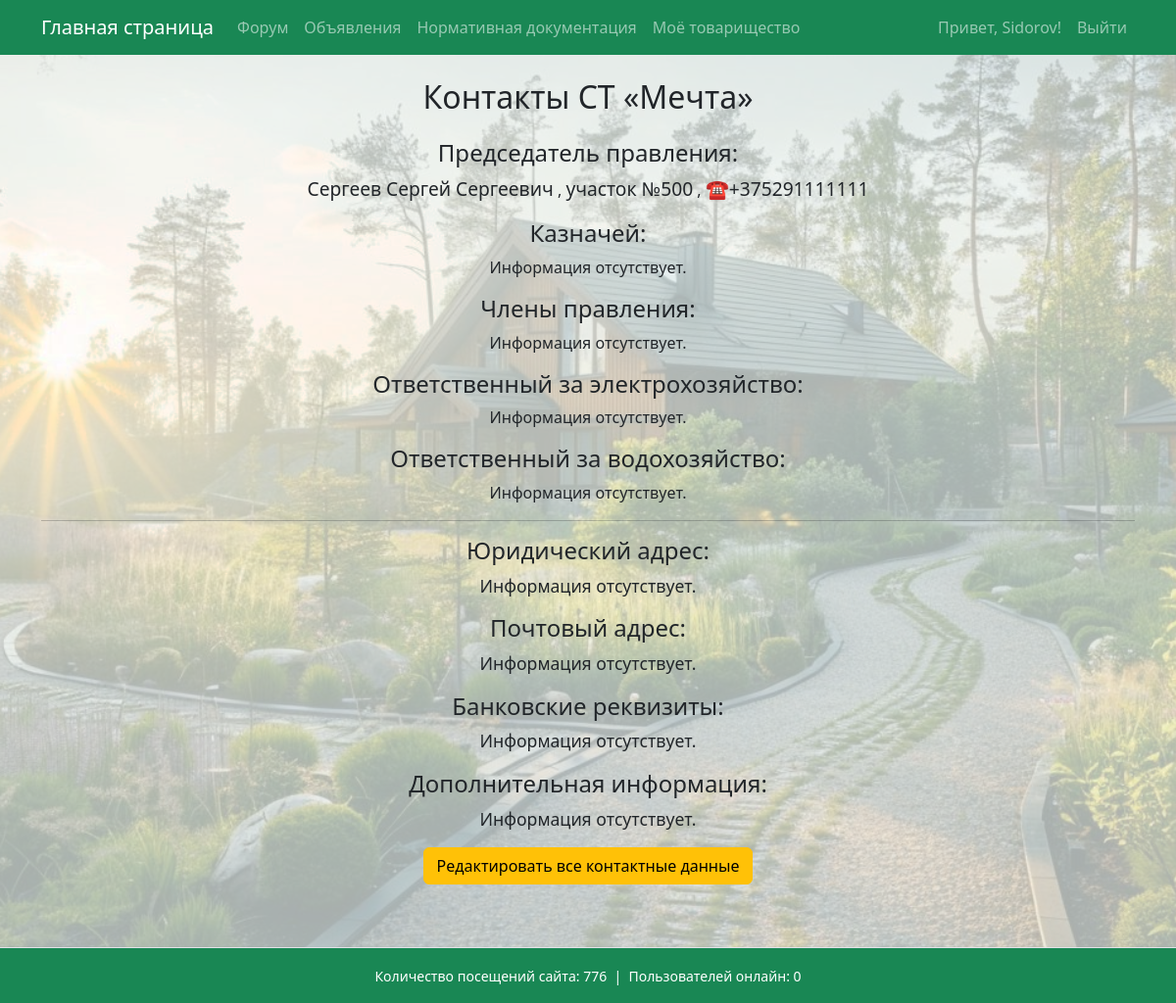
Screenshot of /my_community/contacts/ (signed in) with the database file from the repository.
### garden/models.py (models this page shows, shortened)
class Community(models.Model):
    name = models.CharField(max_length=100)
    description = models.TextField(blank=True)
    legal_address = models.TextField("Юридический адрес", blank=True, null=True)
    postal_address = models.TextField("Почтовый адрес", blank=True, null=True)
    bank_details = models.TextField("Банковские реквизиты", blank=True, null=True)
    additional_info = models.TextField("Дополнительная информация", blank=True, null=True)

class BoardMember(models.Model):
    user = models.OneToOneField(User, on_delete=models.CASCADE, null=True, blank=True, related_name='board_member')
    ROLE_CHOICES = [
        ('chairman', 'Председатель правления'),
        ('treasurer', 'Казначей'),
        ('board_member', 'Член правления'),
        ('electricity_manager', 'Ответственный за электрохозяйство'),
        ('water_manager', 'Ответственный за водохозяйство'),
    ]
    community = models.ForeignKey(Community, on_delete=models.CASCADE, related_name='board_members')
    role = models.CharField(max_length=32, choices=ROLE_CHOICES)
    full_name = models.CharField(max_length=255, null=True, blank=True)
    plot_number = models.IntegerField(null=True, blank=True)
    phone = models.CharField(max_length=20, null=True, blank=True)

### garden/views.py (the view)
# urls.py: path('my_community/contacts/', views.contacts_view, name='community_contacts'),
@login_required
def contacts_view(request):
    community = request.user.profile.community
    contacts = {
        'chairman': community.board_members.filter(role='chairman').first(),
        'treasurer': community.board_members.filter(role='treasurer').first(),
        'board_members': community.board_members.filter(role='board_member'),
        'electricity_manager': community.board_members.filter(role='electricity_manager').first(),
        'water_manager': community.board_members.filter(role='water_manager').first(),
    }
    return render(request, 'contacts.html', {
        'community': community,
        'contacts': contacts,
    })

### garden/context_processors.py (called while the page is built)
def total_visits_processor(request):
    counter, created = PageVisit.objects.get_or_create(page_name='main_page')
    return {
        'total_visits': counter.visits
    }

def online_users_processor(request):
    now = timezone.now()
    active_threshold = now - timedelta(seconds=40)  # считаем активными за последние 40 секунд
    online_count = Profile.objects.filter(last_seen__gte=active_threshold).count()
    return {'online_users': online_count}

### garden/templates/contacts.html (shortened to what this page needs)
{% extends 'base.html' %}
{% block content %}
<div class="text-center">
  <h2 class="mb-4">Контакты СТ «{{ community.name }}»</h2>
  <h4>Председатель правления:</h4>
  {% if contacts.chairman %}
    {% if contacts.chairman.full_name or contacts.chairman.plot_number or contacts.chairman.phone %}
      <p>
        {% if contacts.chairman.full_name %}
          <span class="contact-info">{{ contacts.chairman.full_name }}</span>
        {% endif %}
        {% if contacts.chairman.plot_number %}
          , <span class="contact-info">участок №{{ contacts.chairman.plot_number }}</span>
        {% endif %}
        {% if contacts.chairman.phone %}
          , <span class="contact-info">☎{{ contacts.chairman.phone }}</span>
        {% endif %}
      </p>
    {% else %}
      <p>Информация отсутствует.</p>
    {% endif %}
  {% else %}
    <p>Информация отсутствует.</p>
  {% endif %}
  <h4>Казначей:</h4>
  {% if contacts.treasurer %}
    {% if contacts.treasurer.full_name or contacts.treasurer.plot_number or contacts.treasurer.phone %}
      <p>
        {% if contacts.treasurer.full_name %}
          <span class="contact-info">{{ contacts.treasurer.full_name }}</span>
        {% endif %}
        {% if contacts.treasurer.plot_number %}
          , <span class="contact-info">участок №{{ contacts.treasurer.plot_number }}</span>
        {% endif %}
        {% if contacts.treasurer.phone %}
          , <span class="contact-info">☎{{ contacts.treasurer.phone }}</span>
        {% endif %}
      </p>
    {% else %}
      <p>Информация отсутствует.</p>
    {% endif %}
  {% else %}
    <p>Информация отсутствует.</p>
  {% endif %}
  <h4>Члены правления:</h4>
  {% if contacts.board_members %}
    <ul class="list-unstyled">
      {% for member in contacts.board_members %}
        {% if member.full_name or member.plot_number or member.phone %}
          <li>
            {% if member.full_name %}
              <span class="contact-info">{{ member.full_name }}</span>
            {% endif %}
            {% if member.plot_number %}
              , <span class="contact-info">участок №{{ member.plot_number }}</span>
            {% endif %}
            {% if member.phone %}
              , <span class="contact-info">☎{{ member.phone }}</span>
            {% endif %}
          </li>
        {% endif %}
      {% endfor %}
    </ul>
  {% else %}
    <p>Информация отсутствует.</p>
  {% endif %}
  <h4>Ответственный за электрохозяйство:</h4>
  {% if contacts.electricity_manager %}
    {% if contacts.electricity_manager.full_name or contacts.electricity_manager.plot_number or contacts.electricity_manager.phone %}
      <p>
        {% if contacts.electricity_manager.full_name %}
          <span class="contact-info">{{ contacts.electricity_manager.full_name }}</span>
        {% endif %}
        {% if contacts.electricity_manager.plot_number %}
          , <span class="contact-info">участок №{{ contacts.electricity_manager.plot_number }}</span>
        {% endif %}
        {% if contacts.electricity_manager.phone %}
          , <span class="contact-info">☎{{ contacts.electricity_manager.phone }}</span>
        {% endif %}
      </p>
    {% else %}
      <p>Информация отсутствует.</p>
    {% endif %}
  {% else %}
    <p>Информация отсутствует.</p>
  {% endif %}
  <h4>Ответственный за водохозяйство:</h4>
  {% if contacts.water_manager %}
    {% if contacts.water_manager.full_name or contacts.water_manager.plot_number or contacts.water_manager.phone %}
      <p>
        {% if contacts.water_manager.full_name %}
          <span class="contact-info">{{ contacts.water_manager.full_name }}</span>
        {% endif %}
        {% if contacts.water_manager.plot_number %}
          , <span class="contact-info">участок №{{ contacts.water_manager.plot_number }}</span>
        {% endif %}
        {% if contacts.water_manager.phone %}
          , <span class="contact-info">☎{{ contacts.water_manager.phone }}</span>
        {% endif %}
      </p>
    {% else %}
      <p>Информация отсутствует.</p>
    {% endif %}
  {% else %}
    <p>Информация отсутствует.</p>
  {% endif %}
  <hr>
  <div class="text-center large-font">
  <h4>Юридический адрес:</h4>
  {% if community.legal_address %}
    <p>{{ community.legal_address|linebreaks }}</p>
  {% else %}
    <p>Информация отсутствует.</p>
  {% endif %}
  <h4>Почтовый адрес:</h4>
  {% if community.postal_address %}
    <p>{{ community.postal_address|linebreaks }}</p>
  {% else %}
    <p>Информация отсутствует.</p>
  {% endif %}
  <h4>Банковские реквизиты:</h4>
  {% if community.bank_details %}
    <p>{{ community.bank_details|linebreaks }}</p>
  {% else %}
    <p>Информация отсутствует.</p>
  {% endif %}
  <h4>Дополнительная информация:</h4>
  {% if community.additional_info %}
    <p class="large-font">{{ community.additional_info|linebreaks }}</p>
  {% else %}
    <p>Информация отсутствует.</p>
  {% endif %}
  </div>
   {% if user.profile.role == 'chairman' %}
  <p class="mb-4">
    <a href="{% url 'community_contacts_edit_all' %}" class="btn btn-warning mb-3">Редактировать все контактные данные</a>
  </p>
  {% elif user.profile.role == 'board_member' %}
  <p class="mb-4">
    <a href="{% url 'community_contact_edit' %}" class="btn btn-warning mb-3">Редактировать контактную информацию</a>
  </p>
  {% endif %}
</div>
{% endblock %}

### templates/base.html (shortened to what this page needs)
<!DOCTYPE html>
<html lang="ru">
<head>
    <link rel="stylesheet" href="https://cdn.jsdelivr.net/npm/bootstrap@5.3.0/dist/css/bootstrap.min.css">
</head>
<body>
    <div class="page-container">
        <nav class="navbar navbar-expand-lg navbar-dark bg-success mb-4">
            <div class="container">
                <a class="navbar-brand" href="{% url 'main_page' %}">Главная страница</a>
                <div class="collapse navbar-collapse" id="navbarSupportedContent">
                    <ul class="navbar-nav me-auto mb-2 mb-lg-0">
                        <li class="nav-item"><a class="nav-link" href="{% url 'forum' %}">Форум</a></li>
                        <li class="nav-item"><a class="nav-link" href="{% url 'ads' %}">Объявления</a></li>
                        <li class="nav-item"><a class="nav-link" href="https://strb.by/" target="_blank" rel="noopener noreferrer">Нормативная документация</a></li>
                        <li class="nav-item"><a class="nav-link" href="{% url 'my_community' %}">Моё товарищество</a></li>
                    </ul>
                    <ul class="navbar-nav ms-auto mb-2 mb-lg-0">
                        {% if user.is_authenticated %}
                            <li class="nav-item">
                                <span class="nav-link">Привет, {{ user.username }}!</span>
                            </li>
                            <li class="nav-item">
                                <a class="nav-link" href="#" onclick="event.preventDefault(); document.getElementById('logout-form').submit();">
                                    Выйти
                                </a>
                            </li>
                        {% else %}
                            <li class="nav-item"><a class="nav-link" href="{% url 'login' %}">Войти</a></li>
                        {% endif %}
                    </ul>
                </div>
            </div>
        </nav>
        <main class="content-wrap container">
            {% block content %}
            {% endblock %}
        </main>
        <footer class="bg-success text-center py-3 mt-4 border-top text-white">
            <div class="container">
                <small>
                    Количество посещений сайта: {{ total_visits }}
                      &nbsp;|&nbsp;
                    Пользователей онлайн: {{ online_users }}
                </small>
            </div>
        </footer>
    </div>
</body>
</html>

### templates/base.html (style rules this page uses)
body, html { height: 100%; margin: 0; }
.page-container { min-height: 100vh; display: flex; flex-direction: column; min-height: 100vh; background-image: url('/static/images/background.jpg'); background-repeat: no-repeat; background-position: center center; background-size: cover; background-color: rgba(240, 248, 245, 0.7); background-blend-mode: lighten; }
.content-wrap { flex: 1; }

### garden/templates/contacts.html (style rules this page uses)
.contact-info { font-size: 1.2rem; }
.large-font p { font-size: 1.1rem !important; }

### rows the page displays
Community: name "Мечта"
BoardMember: chairman.full_name "Сергеев Сергей Сергеевич", chairman.plot_number "500", chairman.phone "+375291111111"

### other values shown
{{ user.username }} "Sidorov"
{{ total_visits }} "776"
{{ online_users }} "0"
